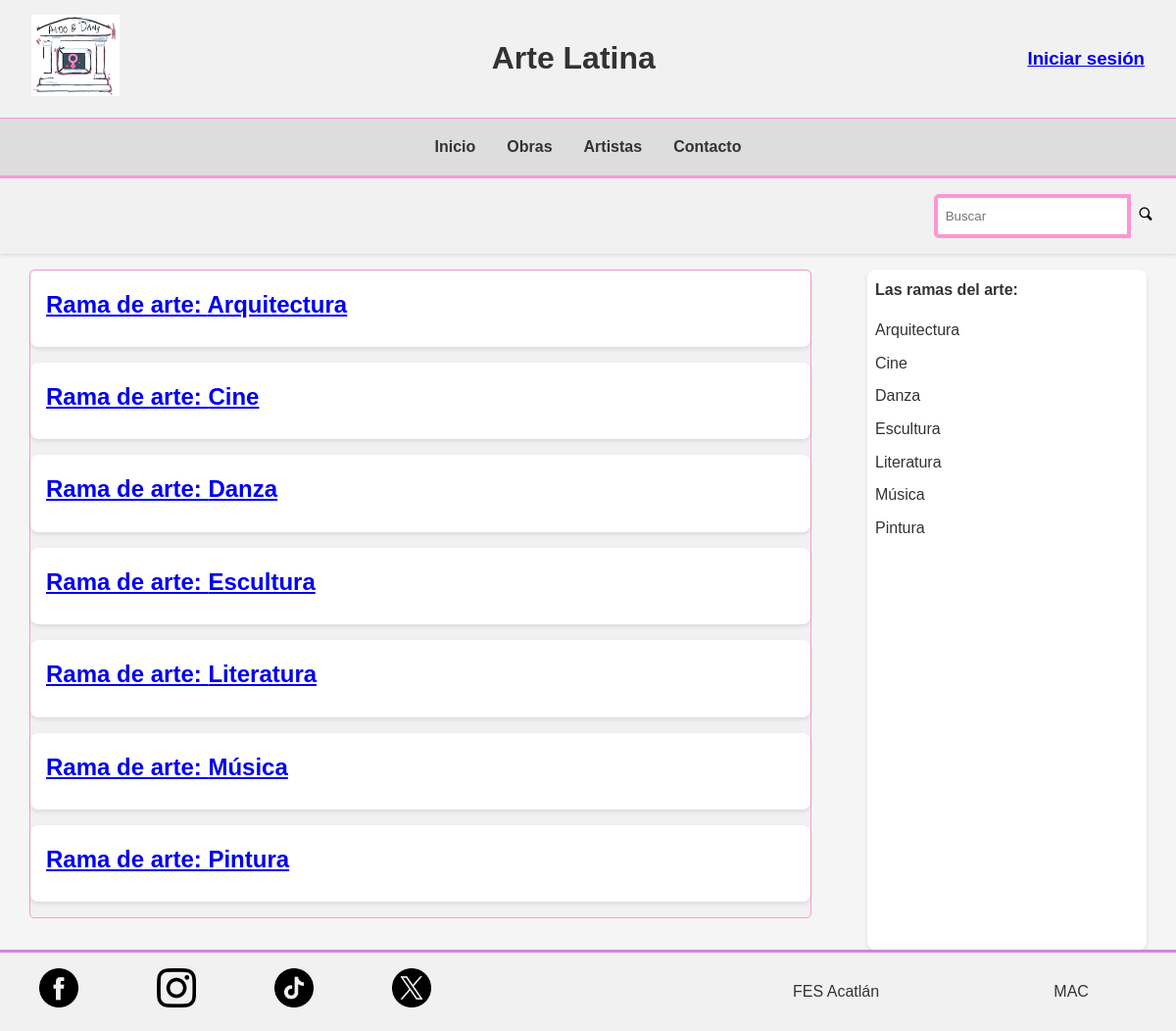
Screenshot of /tipo.php with the database file from the repository.
### tables this page shows
CREATE TABLE tipo_arte (
    id_tipo_arte INT NOT NULL auto_increment PRIMARY KEY,
    tipo VARCHAR(100)
);

### tipo.php (the view, shortened to what this page needs)
<?php
    try{
        require_once 'includes/dbh-inc.php';
        $query = "SELECT * FROM tipo_arte";
        if (!empty($_GET["tipo"])){
            $tipo = $_GET["tipo"];
            $query = $query . " WHERE tipo = ?;";
            $stmt = $pdo->prepare($query);
            $stmt->execute([$tipo]);
            $respuesta = $stmt->fetch(PDO::FETCH_ASSOC);
            $query_artistas_por_tipo = "SELECT * FROM artista WHERE id_tipo_arte = ?;";
            $stmt_tipo = $pdo->prepare($query_artistas_por_tipo);
            $stmt_tipo->execute([$respuesta["id_tipo_arte"]]);
            $resultados_artist = $stmt_tipo->fetchAll(PDO::FETCH_ASSOC);
        }else{
            $query = $query . ";";
            $stmt = $pdo->prepare($query);
            $stmt->execute();
            $resultados = $stmt->fetchAll(PDO::FETCH_ASSOC);
        }
    }catch(PDOException $e){
        die("Query failed: " . $e->getMessage());
    }
?>
<!DOCTYPE html>
<html lang="es">
<head>
    <link rel="stylesheet" href="assets/styles/index-style-mobile.css">
    <link rel="stylesheet" href="assets/styles/index-style-tab.css" media="screen and (min-width: 600px)">
    <link rel="stylesheet" href="assets/styles/index-style-desktop.css" media="screen and (min-width: 820px)">
</head>
<body>
    <header>
        <div id="inicio">
            <div id="logo"><a href="./index.php"><img src="assets/images/logo.png" alt="Logo"></a></div>
            <h1>Arte Latina</h1>
            <div id="usuario">
                <?php
                    if (isset($_SESSION["id_usr"])){
                        echo "<h3>" . $_SESSION["fname_usr"] . "</h3>";
                        echo "<h4><a href='includes/logout.php'>" . "Cerrar sesión" . "</a></h4>";
                    }else{
                ?>
                <a href="login.php">
                    <h3>Iniciar sesión</h3>
                </a>
                <?php
                    }
                ?>
            </div>
        </div>
        <nav>
            <ul id="barra-principal">
                <li><a href="./index.php">Inicio</a></li>
                <li><a href="obra.php">Obras</a></li>
                <li><a href="artista.php">Artistas</a></li>
                <li><a href="./contacto.php">Contacto</a></li>
            </ul>
        </nav>
        <div class="search-option">
            <form action="search.php" method="get">
                <input type="search" name="busqueda" placeholder="Buscar">
                <button type="submit"><img src="assets/images/search-icon.png" alt="Buscar"></button>
            </form>
        </div>
    </header>
    <main>
        <div id="principal">
            <?php
                if(!empty($_GET["tipo"])){
                    echo "<h2>Todos los artistas de " . $tipo . "</h2>";
                    foreach($resultados_artist as $elem){
                        echo "<a href='artista.php?artista=" . $elem["nombre"] . "'>";
                            echo "<div class='results'>";
                                echo "<h2>Artista: " . htmlspecialchars($elem["nombre"]) . "</h2>";
                                echo "<p>" . htmlspecialchars($elem["descripcion"]) . "</p>";
                            echo "</div>";
                        echo "</a>";
                    }
                }else{
                    foreach($resultados as $elem){
                        echo "<a href='tipo.php?tipo=" . $elem["tipo"] . "'>";
                            echo "<div class='results'>";
                                echo "<h2>Rama de arte: " . htmlspecialchars($elem["tipo"]) . "</h2>";
                            echo "</div>";
                        echo "</a>";
                    }
                }
            ?>
        </div>
        <div id="sidebar">
            <p>Las ramas del arte:</p>
            <ul>
                <li><a href="tipo.php?tipo=arquitectura">Arquitectura</a></li>
                <li><a href="tipo.php?tipo=cine">Cine</a></li>
                <li><a href="tipo.php?tipo=danza">Danza</a></li>
                <li><a href="tipo.php?tipo=escultura">Escultura</a></li>
                <li><a href="tipo.php?tipo=literatura">Literatura</a></li>
                <li><a href="tipo.php?tipo=musica">Música</a></li>
                <li><a href="tipo.php?tipo=pintura">Pintura</a></li>
            </ul>
        </div>
    </main>
    <footer>
        <div id="redes-sociales">
            <ul>
                <li><a href="#"><img src="assets/images/facebook.png" alt="Facebook" class="icon"></a></li>
                <li><a href="#"><img src="assets/images/instagram.png" alt="Instagram" class="icon"></a></li>
                <li><a href="#"><img src="assets/images/tiktok.png" alt="Tik tok" class="icon"></a></li>
                <li><a href="#"><img src="assets/images/twitter.png" alt="Twitter/X" class="icon"></a></li>
            </ul>
        </div>
        <div id="nosotros">
            <ul>
                <li><a href="https://www.acatlan.unam.mx/">FES Acatlán</a></li>
                <li><a href="https://mac.acatlan.unam.mx/">MAC</a></li>
            </ul>
        </div>
    </footer>
</body>
</html>

### assets/styles/index-style-mobile.css (style rules this page uses)
* { box-sizing: border-box; margin: 0; padding: 0; }
:root { --primario: #97005B; --secundario: #fd96d4; --on-hover: #b6f8fd; --background: #f5f5f5; --text-color: #333; --header-bg: #0051ff; --footer-bg: #f1f1f1; --footer-border: #d484e4; --border-color: #ddd; --hover-bg: #e0e0e0; --transition: 0.5s; }
body { justify-content: center; min-height: 100vh; display: flex; flex-direction: column; justify-content: space-between; font-family: 'Urbanist', Arial, Helvetica, sans-serif; background-color: var(--background); color: var(--text-color); line-height: 1.6; }
header { background-color: var(--footer-bg); box-shadow: 0 2px 4px rgba(0,0,0,0.1); margin-bottom: 1rem; }
#inicio { display: flex; flex-direction: row; align-items: center; justify-content: space-between; padding: 1rem 2rem; }
#logo img { max-width: 90px; height: auto; }
#usuario h3, #usuario h4, #usuario a { margin: 0.2rem 0; }
nav { background-color: var(--border-color) }
nav ul { display: flex; list-style: none; justify-content: center; padding: 1rem 0; margin: 0; border-top: 1px solid var(--secundario); }
nav ul li { margin: 0 1rem; }
nav ul li a { text-decoration: none; color: var(--text-color); font-weight: bold; transition: color var(--transition); }
.search-option { padding: 1rem; display: flex; justify-content: flex-end; background-color: var(--footer-bg); border-top: 3px solid var(--secundario); }
.search-option form { display: flex; }
.search-option input[type="search"] { padding: 0.5rem; border: 4px solid var(--secundario); border-radius: 5px 0 0 5px; outline: none; }
.search-option button { background-color: var(--footer-bg); border: none; padding: 0.5rem; border-radius: 0 5px 5px 0; cursor: pointer; transition: background-color var(--transition); }
.search-option button img { height: 15px; }
main { width: 95vw; max-width: 1200px; margin: 0 auto; display: flex; flex-wrap: wrap; justify-content: space-between; }
#principal { flex: 0 0 70%; margin-bottom: 2rem; }
.results { background-color: #fff; padding: 1rem; border-radius: 8px; margin-bottom: 1rem; box-shadow: 0 2px 4px rgba(0, 0, 0, 0.1); transition: background-color var(--transition); }
.results h2 { margin-bottom: 0.5rem; }
#sidebar { flex: 0 0 25%; background-color: #fff; padding: 1rem; border-radius: 8px; box-shadow: 0 2px 4px rgba(0, 0, 0, 0.1); }
#sidebar p { font-weight: bold; margin-bottom: 1rem; }
#sidebar ul { list-style: none; padding: 0; }
#sidebar ul li { margin-bottom: 0.5rem; }
#sidebar ul li a { text-decoration: none; color: var(--text-color); transition: color var(--transition); }
footer { background-color: var(--footer-bg); padding: 1rem 2rem; display: flex; flex-direction: column; align-items: center; justify-content: space-between; border-top: 3px solid var(--footer-border); }
#redes-sociales ul, #nosotros ul { display: flex; list-style: none; padding: 0; margin: 1rem 0; }
#redes-sociales ul li, #nosotros ul li { margin: 0 0.5rem; }
#redes-sociales ul li a, #nosotros ul li a { text-decoration: none; color: var(--text-color); transition: color var(--transition); }
.icon { height: 40px; width: 40px; }

### assets/styles/index-style-tab.css (style rules this page uses)
#principal { border: 1px solid var(--secundario); border-radius: 5px; background: var(--footer-bg); }
footer { flex-direction: row; justify-content: space-between; }
#redes-sociales { width: 40%; }
#nosotros { width: 40%; }
#redes-sociales ul { justify-content: space-around; }
#nosotros ul { justify-content: space-around; }

### assets/styles/index-style-desktop.css (style rules this page uses)
main { flex-direction: row; }
#principal { width: 65%; }
#sidebar { width: 30%; padding: 0.5rem; }
#inicio { height: 15vh; }
.search-option { height: 10vh; }
nav { padding: none; }
footer { padding: 0; }

### rows the page displays
tipo_arte: tipo "Arquitectura"
tipo_arte: tipo "Cine"
tipo_arte: tipo "Danza"
tipo_arte: tipo "Escultura"
tipo_arte: tipo "Literatura"
tipo_arte: tipo "Música"
tipo_arte: tipo "Pintura"
